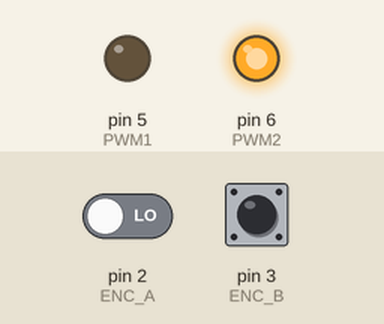
Simulated run of this sketch. Board: Arduino Uno, built with avr-gcc and run on an emulated ATmega328P. Parts: output pins drawn as LEDs (lit = HIGH). The test bench sets the inputs (shaded band); at power-on: pin 2 (ENC_A) LOW, pin 3 (ENC_B) HIGH. What the sketch prints to the serial monitor is not drawn.

Above: at 0.2 s.
Timing chart, 0 to 1.7 s (numbered marks = the images above):
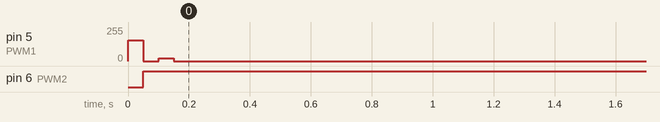

The sketch:

Homework6_Task4.ino
```cpp
#include <TimerOne.h>
int ENC_A=2;int ENC_B=3;int cnt=0;float rpm=0;
float err =0,derr=0,dderr=0;float Kp=0.8,Ki=0.3,Kd=0.5;
float goal =100;int pwm=100;

void count1(){
  if(digitalRead(ENC_B)==LOW) cnt++;
  else cnt--;
}

void count2(){
  if(digitalRead(ENC_B)==HIGH) cnt++;
  else cnt--;
}

void count3(){
  if(digitalRead(ENC_A)==HIGH) cnt++;
  else cnt--;
}

void count4(){
  if(digitalRead(ENC_A)==LOW) cnt++;
  else cnt--;
}

int PID(float goal,float now){
  dderr=goal-now-err-derr;
  derr=goal-now-err;
  err=goal-now;
  float dPWM = Ki*(err)+Kp*(derr)+Kd*(dderr);
  return dPWM;
}

int PWM2=6;
int PWM1=5;

void rotate(int v){
  if(v>0){
    analogWrite(PWM1,255-v);digitalWrite(PWM2,1);
  }
  else{
    analogWrite(PWM1,-v);digitalWrite(PWM2,0);
  }
}

inline void cal(){
  rpm=(((float)cnt)/4.0)/13.0*40.0;
  cnt=0;
  pwm+=PID(goal,rpm);
  pwm=(pwm>255)?255:((pwm<-255)?-255:pwm);
  rotate(pwm);
}

void setup(){
  pinMode(PWM1,OUTPUT);
  pinMode(PWM2,OUTPUT);
  analogWrite(PWM2,0);
  analogWrite(PWM1,155);
  pinMode(ENC_A,INPUT);
  pinMode(ENC_B,INPUT);
  Timer1.initialize(50000);
  Timer1.attachInterrupt(cal);
  attachInterrupt(0,count1,RISING);
  attachInterrupt(0,count2,FALLING);
  attachInterrupt(1,count3,RISING);
  attachInterrupt(1,count4,FALLING);
  Serial.begin(9600);
}

void loop(){
  delay(100);
  Serial.print("rpm:");
  Serial.println(rpm);
  Serial.print("pwm:");
  Serial.println(pwm);
  Serial.print("err:");
  Serial.println(err);
}
```

Measured:
- by itself, pin 5 (PWM1): 155/255 → 0/255 at 0.05 s
- by itself, pin 6 (PWM2): LOW → HIGH at 0.05 s
